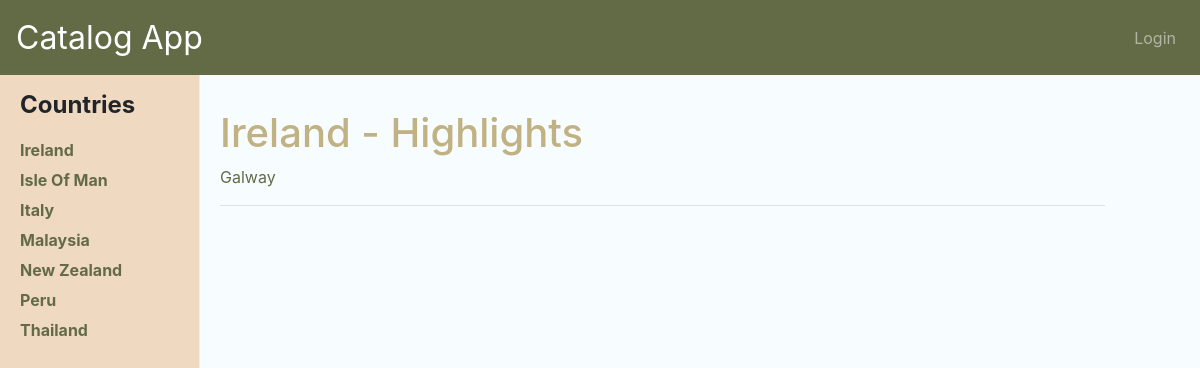
Screenshot of /countries/Ireland/highlights with the database file from the repository.
### database_setup.py (models this page shows, shortened)
class Country(Base):
    __tablename__ = 'country'
    id = Column(Integer, primary_key=True)
    name = Column(String(50), nullable=False, unique=True)
    user_id = Column(Integer, ForeignKey('user.id'))
    user = relationship(User)

class Highlight(Base):
    __tablename__ = 'highlight'
    id = Column(Integer, primary_key=True)
    name = Column(String(50), nullable=False, unique=True)
    prologue = Column(String(convert_unicode=True), nullable=False)
    description = Column(String(convert_unicode=True), nullable=False)
    img_url = Column(String(convert_unicode=True), nullable=True)
    country_id = Column(Integer, ForeignKey('country.id'))
    country = relationship(Country)
    user_id = Column(Integer, ForeignKey('user.id'))
    user = relationship(User)

### application.py (the view)
@app.route('/countries/<country_name>/highlights')
def countryHighlights(country_name):
    countries = session.query(Country).order_by(Country.name).all()
    country = session.query(Country).filter_by(name=country_name).first()
    if country is None:
        return error('Could not find Country: "%s"' % country_name)
    highlights = session.query(Highlight).filter_by(
        country_id=country.id).order_by(
        Highlight.name).all()
    return render_template('countryHighlights.html',
                           countries=countries, highlights=highlights,
                           country=country)

### templates/countryHighlights.html (shortened to what this page needs)
{% extends "countries.html" %}
{% block content %}
<div class='pane'>
	<h1>{{country.name}} - Highlights</h1>
	<ul class="highlight-list">
		{% for highlight in highlights %}
		<li>
			<a href="{{url_for('highlightDescription',
			country_name=country.name, highlight_name=highlight.name)}}">
			{{highlight.name}}</a>
		</li>
		{% endfor %}
	</ul>
	<hr>
</div>
{% endblock %}

### templates/countries.html (shortened to what this page needs)
﻿<!doctype html>
<html lang="en">
<head>
	<link rel="stylesheet" href="/static/css/bootstrap.css">
	<link rel="stylesheet" href="/static/css/site.css">
</head>
<body>
<div class="container">
	<div class="navbar-wrapper">
		<nav class="navbar navbar-expand-md navbar-dark fixed-top">
			<a class="navbar-brand" href="/">Catalog App</a>
			<ul class="nav navbar-nav ml-auto">
				{% if 'username' not in session %}
				<li class="nav-item">
					<a class="nav-link" href="{{url_for('showLogin')}}">Login</a>
				</li>
				{% else %}
				<li class="nav-item">
					<a class="nav-link" href="{{url_for('disconnect')}}">Logout {{session.username}}</a>
				</li>
				{% endif %}
			</ul>
		</nav>
	</div>
	<div class="sidebar-wrapper">
		<ul class="sidebar-nav">
			<li class="sidebar-brand">Countries	</li>
			{% for country in countries %}
			<li>
				<a href="{{url_for('countryHighlights', country_name=country.name )}}">{{country.name}}</a>
			</li>
			{% endfor %}
		</ul>
	</div>
	<div class="content-wrapper">
		{% block content %}{% endblock %}
	</div>
</div>
</body>
</html>

### static/css/site.css (style rules this page uses)
body { overflow-x: hidden; padding-top: 75px; background-color: #f7fcff; }
a { color: #636b46; }
.container { margin-left: 0; padding-left: 0; }
.navbar { height: 75px; background-color: #636b46; }
.navbar-brand { font-size: 2em; }
.sidebar-wrapper { position: fixed; height: 100%; width: 200px; top: 75px; bottom: 0; left: 0; z-index: 1; background: #efd9c1; border-right: 1px solid #eee; }
.sidebar-nav { position: relative; margin: 0; padding: 0; list-style: none; font-weight: 700; }
.sidebar-nav>.sidebar-brand { font-size: 1.5em; line-height: 60px; }
.sidebar-nav li { text-indent: 20px; line-height: 30px; display: block; text-decoration: none; }
.content-wrapper { height: 100%; margin-left: 200px; padding: 10px 20px; color: #c0b283; }
.highlight-list { list-style: none; padding-left: 0; }

### rows the page displays
Country: name "Ireland"
Country: name "Isle Of Man"
Country: name "Italy"
Country: name "Malaysia"
Country: name "New Zealand"
Country: name "Peru"
Country: name "Thailand"
Highlight: name "Galway"
